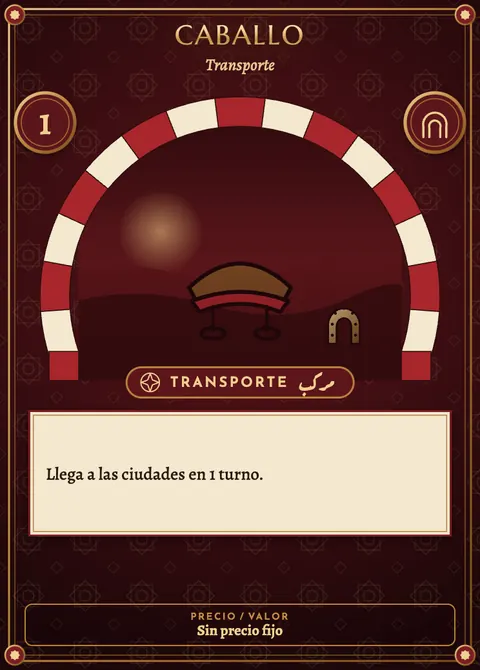
#> input picture fallback/cartas-completas/objetos-originales/O1.webp, 480 x 670 px
$ python carta-apaisada.py ../fallback/cartas-completas/objetos-originales/O1.webp ../fallback/cartas-completas/objetos-originales/O10.webp 1.0 5
#> lines starting #> are read from the running program, lines starting #| are printed output that depends on the picture
# Pintura que no llegó en 2:3 (por ejemplo «la posta urgente» de Jorge, 24 de noviembre de 2026, de 1199 × 1312): en vez de recortarle
# los lados y perder personajes, se pone entera al ancho de la carta (800 × 1200) y lo que falta arriba y abajo se rellena con el
# reflejo de la propia pintura, desenfocado y oscurecido. Arriba va el título de la carta y abajo el recuadro de texto, así que el
# relleno casi no se ve. La pintura original no se toca.
# Si la pintura es muy apaisada (la «Guerra entre hermanos», de 1536 × 1024), se le da además un alto en la carta: se agranda hasta ese
# alto y se le recortan por igual los dos lados, lo justo para que quepa lo importante.
# Uso: python3 -I tools/carta-apaisada.py <pintura.png> <salida.webp> [<fracción del relleno que va arriba, 0 a 1; por defecto 0.45> [<alto de la pintura en la carta, en píxeles>]]
import sys
import numpy as np
from PIL import Image, ImageFilter

W, H = 800, 1200
origen, salida = sys.argv[1], sys.argv[2]
arriba = float(sys.argv[3]) if len(sys.argv) > 3 else 0.45
alto = int(sys.argv[4]) if len(sys.argv) > 4 else None
im = Image.open(origen).convert('RGB')
#> im is the input picture: PIL image 480x670 RGB; mean R, G, B 101.7, 61.9, 56.4
if alto:      # más alta que al ancho justo: sobran lados, que se recortan por igual
    w = round(im.width * alto / im.height); im = im.resize((w, alto), Image.LANCZOS); x = (w - W) // 2; im = im.crop((x, 0, x + W, alto)); h = alto
#> after `w = round(im.width * alto / im.height)`: w = 4
#> after `x = (w - W) // 2`: x = -398
else:
    h = round(im.height * W / im.width); im = im.resize((W, h), Image.LANCZOS)
assert h < H, 'la pintura ya es tan alta como la carta: basta con redimensionarla'
y0 = round((H - h) * arriba); y1 = y0 + h
lienzo = Image.new('RGB', (W, H))
#> lienzo: PIL image 800x1200 RGB; every value is 0
def relleno(tira, alto, junta_abajo):      # reflejo desenfocado que se va oscureciendo al alejarse de la pintura
#> called with alto = 1219, junta_abajo = True
    t = np.asarray(tira.transpose(Image.FLIP_TOP_BOTTOM).resize((W, alto), Image.LANCZOS).filter(ImageFilter.GaussianBlur(9))).astype(np.float32)
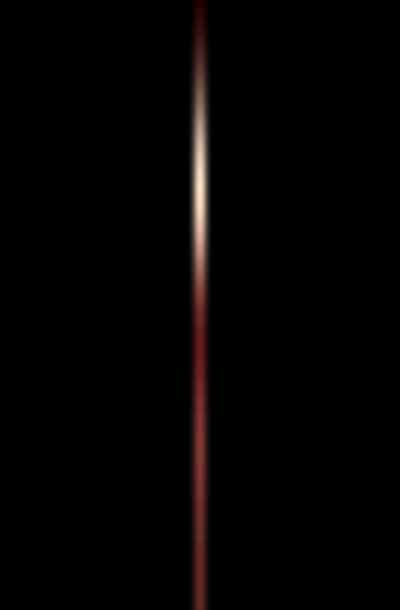
#> t: shape (1219, 800, 3) float32 (shown at 1/2 size); mean R, G, B 0.5, 0.3, 0.3; drawn with min black and max white
    d = np.linspace(1, 0, alto) if junta_abajo else np.linspace(0, 1, alto)      # 0 junto a la pintura, 1 en la orilla de la carta
    return Image.fromarray((t * (0.97 - 0.62 * d ** 0.8)[:, None, None]).astype(np.uint8))
n = 24      # filas en las que la pintura y el relleno se funden (el relleno se mete esas filas por debajo de la pintura)
if y0 > 0: lienzo.paste(relleno(im.crop((0, 0, W, min(h, y0 + n))), y0 + n, True), (0, 0))
if y1 < H: lienzo.paste(relleno(im.crop((0, max(0, h - (H - y1) - n), W, h)), H - y1 + n, False), (0, y1 - n))
# la pintura entra con sus orillas de arriba y abajo difuminadas, para que no se note la costura
alfa = np.ones((h, W), dtype=np.float32); rampa = np.linspace(0, 1, n)
#> (the run stopped early here; a loop or call above may not have finished)
